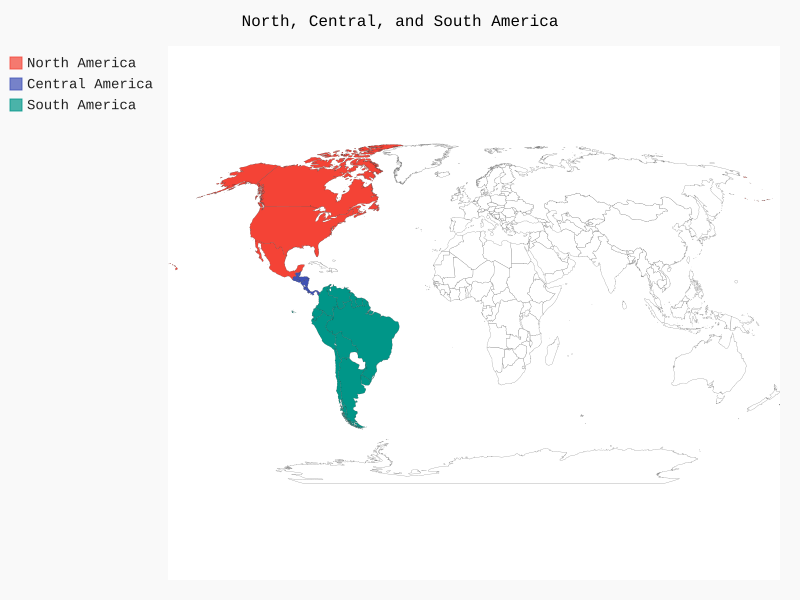

Write Python code to recreate this figure.
#!/usr/bin/env python 
# -*- coding:utf-8 -*-
import pygal.maps.world

wm = pygal.maps.world.World()
wm.title = 'North, Central, and South America'

wm.add('North America',['ca', 'mx', 'us'])
wm.add('Central America', ['bz', 'cr', 'gt', 'hn', 'ni', 'pa', 'sv'])
wm.add('South America', ['ar', 'bo', 'br', 'cl', 'co', 'ec', 'gf', 'gy', 'pe', 'sr', 'uy', 've'])

wm.render_to_file('americas.svg')
